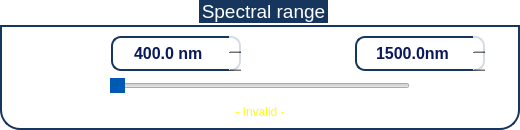
                      <widget class="QGroupBox" name="Spectral_range_3">
                       <property name="sizePolicy">
                        <sizepolicy hsizetype="Preferred" vsizetype="Fixed">
                         <horstretch>0</horstretch>
                         <verstretch>0</verstretch>
                        </sizepolicy>
                       </property>
                       <property name="minimumSize">
                        <size>
                         <width>520</width>
                         <height>130</height>
                        </size>
                       </property>
                       <property name="maximumSize">
                        <size>
                         <width>520</width>
                         <height>130</height>
                        </size>
                       </property>
                       <property name="font">
                        <font>
                         <family>Ubuntu</family>
                         <pointsize>14</pointsize>
                         <italic>false</italic>
                         <bold>false</bold>
                        </font>
                       </property>
                       <property name="styleSheet">
                        <string notr="true">
QGroupBox  {
	font: 14pt &quot;Ubuntu&quot;;
	background-color: rgba(255, 255, 255,70);
    border: 2px solid;
    border-color: #FF17365D;
    margin-top: 25px;
	margin-bottom: 0px;
    border-bottom-left-radius: 20px;
	border-bottom-right-radius: 20px;
}

QGroupBox::title  {
    subcontrol-origin: margin;
    subcontrol-position: top center;
    padding: 5px 8000px 5px 8000px;
    background-color: #FF17365D;
    color: rgb(255, 255, 255);
}
</string>
                       </property>
                       <property name="title">
                        <string>Spectral range</string>
                       </property>
                       <property name="alignment">
                        <set>Qt::AlignLeading|Qt::AlignLeft|Qt::AlignTop</set>
                       </property>
                       <property name="checked">
                        <bool>false</bool>
                       </property>
                       <layout class="QVBoxLayout" name="verticalLayout_34">
                        <property name="spacing">
                         <number>0</number>
                        </property>
                        <property name="leftMargin">
                         <number>0</number>
                        </property>
                        <property name="topMargin">
                         <number>7</number>
                        </property>
                        <property name="rightMargin">
                         <number>0</number>
                        </property>
                        <property name="bottomMargin">
                         <number>0</number>
                        </property>
                        <item>
                         <layout class="QHBoxLayout" name="horizontalLayout_50">
                          <property name="spacing">
                           <number>5</number>
                          </property>
                          <item>
                           <spacer name="horizontalSpacer_90">
                            <property name="orientation">
                             <enum>Qt::Horizontal</enum>
                            </property>
                            <property name="sizeType">
                             <enum>QSizePolicy::Fixed</enum>
                            </property>
                            <property name="sizeHint" stdset="0">
                             <size>
                              <width>20</width>
                              <height>20</height>
                             </size>
                            </property>
                           </spacer>
                          </item>
                          <item>
                           <widget class="QLabel" name="label_33">
                            <property name="minimumSize">
                             <size>
                              <width>50</width>
                              <height>0</height>
                             </size>
                            </property>
                            <property name="maximumSize">
                             <size>
                              <width>60</width>
                              <height>25</height>
                             </size>
                            </property>
                            <property name="font">
                             <font>
                              <family>Ubuntu</family>
                              <pointsize>14</pointsize>
                              <italic>false</italic>
                              <bold>false</bold>
                             </font>
                            </property>
                            <property name="layoutDirection">
                             <enum>Qt::RightToLeft</enum>
                            </property>
                            <property name="styleSheet">
                             <string notr="true">font: 14pt &quot;Ubuntu&quot;;
</string>
                            </property>
                            <property name="text">
                             <string>&lt;html&gt;&lt;head/&gt;&lt;body&gt;&lt;p&gt;&lt;span style=&quot; color:#ffffff;&quot;&gt;Initial:&lt;/span&gt;&lt;/p&gt;&lt;/body&gt;&lt;/html&gt;</string>
                            </property>
                            <property name="alignment">
                             <set>Qt::AlignRight|Qt::AlignTrailing|Qt::AlignVCenter</set>
                            </property>
                           </widget>
                          </item>
                          <item>
                           <widget class="QDoubleSpinBox" name="a1_4">
                            <property name="sizePolicy">
                             <sizepolicy hsizetype="Minimum" vsizetype="Fixed">
                              <horstretch>0</horstretch>
                              <verstretch>0</verstretch>
                             </sizepolicy>
                            </property>
                            <property name="minimumSize">
                             <size>
                              <width>120</width>
                              <height>30</height>
                             </size>
                            </property>
                            <property name="maximumSize">
                             <size>
                              <width>130</width>
                              <height>35</height>
                             </size>
                            </property>
                            <property name="font">
                             <font>
                              <family>Ubuntu</family>
                              <pointsize>12</pointsize>
                              <italic>false</italic>
                              <bold>true</bold>
                             </font>
                            </property>
                            <property name="styleSheet">
                             <string notr="true">
QDoubleSpinBox
{
color: rgb(10, 25, 90);
font: 700 12pt &quot;Ubuntu&quot;;
border: 2px solid;
border-color: #FF17365D;
background-color: rgba(255, 255, 255,210);
border-radius:10px;
}

QDoubleSpinBox::up-button
{
    border-left-width: 1px;
    border-left-color: darkgray;
    border-left-style: solid; /* just a single line */
    border-top-right-radius: 3px; /* same radius as the QComboBox */
    border-bottom-right-radius: 3px;
	image: url(:/icons/icons/arrow-up.png);
	width: 25;
}
QDoubleSpinBox::down-button
{
    border-left-width: 1px;
    border-left-color: darkgray;
    border-left-style: solid; /* just a single line */
    border-top-right-radius: 3px; /* same radius as the QComboBox */
    border-bottom-right-radius: 3px;
	image: url(:/icons/icons/arrow-down.png);
	width: 25;
}</string>
                            </property>
                            <property name="wrapping">
                             <bool>true</bool>
                            </property>
                            <property name="frame">
                             <bool>false</bool>
                            </property>
                            <property name="alignment">
                             <set>Qt::AlignCenter</set>
                            </property>
                            <property name="buttonSymbols">
                             <enum>QAbstractSpinBox::UpDownArrows</enum>
                            </property>
                            <property name="accelerated">
                             <bool>true</bool>
                            </property>
                            <property name="suffix">
                             <string> nm</string>
                            </property>
                            <property name="decimals">
                             <number>1</number>
                            </property>
                            <property name="minimum">
                             <double>400.000000000000000</double>
                            </property>
                            <property name="maximum">
                             <double>1800.000000000000000</double>
                            </property>
                            <property name="singleStep">
                             <double>0.100000000000000</double>
                            </property>
                           </widget>
                          </item>
                          <item>
                           <spacer name="horizontalSpacer_91">
                            <property name="orientation">
                             <enum>Qt::Horizontal</enum>
                            </property>
                            <property name="sizeType">
                             <enum>QSizePolicy::Fixed</enum>
                            </property>
                            <property name="sizeHint" stdset="0">
                             <size>
                              <width>20</width>
                              <height>20</height>
                             </size>
                            </property>
                           </spacer>
                          </item>
                          <item>
                           <widget class="QLabel" name="label_34">
                            <property name="minimumSize">
                             <size>
                              <width>50</width>
                              <height>0</height>
                             </size>
                            </property>
                            <property name="maximumSize">
                             <size>
                              <width>60</width>
                              <height>25</height>
                             </size>
                            </property>
                            <property name="font">
                             <font>
                              <family>Ubuntu</family>
                              <pointsize>14</pointsize>
                              <italic>false</italic>
                              <bold>false</bold>
                             </font>
                            </property>
                            <property name="layoutDirection">
                             <enum>Qt::RightToLeft</enum>
                            </property>
                            <property name="styleSheet">
                             <string notr="true">font: 14pt &quot;Ubuntu&quot;;</string>
                            </property>
                            <property name="text">
                             <string>&lt;html&gt;&lt;head/&gt;&lt;body&gt;&lt;p&gt;&lt;span style=&quot; color:#ffffff;&quot;&gt;Final:&lt;/span&gt;&lt;/p&gt;&lt;/body&gt;&lt;/html&gt;</string>
                            </property>
                            <property name="alignment">
                             <set>Qt::AlignRight|Qt::AlignTrailing|Qt::AlignVCenter</set>
                            </property>
                           </widget>
                          </item>
                          <item>
                           <widget class="QDoubleSpinBox" name="a2_4">
                            <property name="sizePolicy">
                             <sizepolicy hsizetype="Minimum" vsizetype="Fixed">
                              <horstretch>0</horstretch>
                              <verstretch>0</verstretch>
                             </sizepolicy>
                            </property>
                            <property name="minimumSize">
                             <size>
                              <width>120</width>
                              <height>30</height>
                             </size>
                            </property>
                            <property name="maximumSize">
                             <size>
                              <width>130</width>
                              <height>35</height>
                             </size>
                            </property>
                            <property name="font">
                             <font>
                              <family>Ubuntu</family>
                              <pointsize>12</pointsize>
                              <italic>false</italic>
                              <bold>true</bold>
                             </font>
                            </property>
                            <property name="styleSheet">
                             <string notr="true">
QDoubleSpinBox
{
color: rgb(10, 25, 90);
font: 700 12pt &quot;Ubuntu&quot;;
border: 2px solid;
border-color: #FF17365D;
background-color: rgba(255, 255, 255,210);
border-radius:10px;
}

QDoubleSpinBox::up-button
{
    border-left-width: 1px;
    border-left-color: darkgray;
    border-left-style: solid; /* just a single line */
    border-top-right-radius: 3px; /* same radius as the QComboBox */
    border-bottom-right-radius: 3px;
	image: url(:/icons/icons/arrow-up.png);
	width: 25;
}
QDoubleSpinBox::down-button
{
    border-left-width: 1px;
    border-left-color: darkgray;
    border-left-style: solid; /* just a single line */
    border-top-right-radius: 3px; /* same radius as the QComboBox */
    border-bottom-right-radius: 3px;
	image: url(:/icons/icons/arrow-down.png);
	width: 25;
}</string>
                            </property>
                            <property name="wrapping">
                             <bool>true</bool>
                            </property>
                            <property name="frame">
                             <bool>false</bool>
                            </property>
                            <property name="alignment">
                             <set>Qt::AlignCenter</set>
                            </property>
                            <property name="buttonSymbols">
                             <enum>QAbstractSpinBox::UpDownArrows</enum>
                            </property>
                            <property name="accelerated">
                             <bool>true</bool>
                            </property>
                            <property name="suffix">
                             <string>nm</string>
                            </property>
                            <property name="decimals">
                             <number>1</number>
                            </property>
                            <property name="minimum">
                             <double>401.000000000000000</double>
                            </property>
                            <property name="maximum">
                             <double>1800.000000000000000</double>
                            </property>
                            <property name="singleStep">
                             <double>0.100000000000000</double>
                            </property>
                            <property name="value">
                             <double>1500.000000000000000</double>
                            </property>
                           </widget>
                          </item>
                          <item>
                           <spacer name="horizontalSpacer_92">
                            <property name="orientation">
                             <enum>Qt::Horizontal</enum>
                            </property>
                            <property name="sizeType">
                             <enum>QSizePolicy::Fixed</enum>
                            </property>
                            <property name="sizeHint" stdset="0">
                             <size>
                              <width>20</width>
                              <height>20</height>
                             </size>
                            </property>
                           </spacer>
                          </item>
                         </layout>
                        </item>
                        <item>
                         <layout class="QHBoxLayout" name="horizontalLayout_51">
                          <property name="spacing">
                           <number>0</number>
                          </property>
                          <item>
                           <spacer name="horizontalSpacer_93">
                            <property name="orientation">
                             <enum>Qt::Horizontal</enum>
                            </property>
                            <property name="sizeType">
                             <enum>QSizePolicy::Expanding</enum>
                            </property>
                            <property name="sizeHint" stdset="0">
                             <size>
                              <width>40</width>
                              <height>5</height>
                             </size>
                            </property>
                           </spacer>
                          </item>
                          <item>
                           <widget class="QSlider" name="wavw_slider_2">
                            <property name="minimumSize">
                             <size>
                              <width>300</width>
                              <height>25</height>
                             </size>
                            </property>
                            <property name="maximumSize">
                             <size>
                              <width>16777215</width>
                              <height>25</height>
                             </size>
                            </property>
                            <property name="styleSheet">
                             <string notr="true">
QSlider::handle:horizontal {
	background-color: rgb(0,90,180);
    width:64px;
    height:64px;
}

</string>
                            </property>
                            <property name="minimum">
                             <number>40</number>
                            </property>
                            <property name="maximum">
                             <number>150</number>
                            </property>
                            <property name="orientation">
                             <enum>Qt::Horizontal</enum>
                            </property>
                           </widget>
                          </item>
                          <item>
                           <spacer name="horizontalSpacer_94">
                            <property name="orientation">
                             <enum>Qt::Horizontal</enum>
                            </property>
                            <property name="sizeType">
                             <enum>QSizePolicy::Expanding</enum>
                            </property>
                            <property name="sizeHint" stdset="0">
                             <size>
                              <width>40</width>
                              <height>5</height>
                             </size>
                            </property>
                           </spacer>
                          </item>
                         </layout>
                        </item>
                        <item>
                         <widget class="QLabel" name="label_35">
                          <property name="maximumSize">
                           <size>
                            <width>16777215</width>
                            <height>25</height>
                           </size>
                          </property>
                          <property name="styleSheet">
                           <string notr="true">font: 14pt &quot;Ubuntu&quot;;
</string>
                          </property>
                          <property name="text">
                           <string>&lt;html&gt;&lt;head/&gt;&lt;body&gt;&lt;p&gt;&lt;span style=&quot; color:#ffff00;&quot;&gt;- Invalid -&lt;/span&gt;&lt;/p&gt;&lt;/body&gt;&lt;/html&gt;</string>
                          </property>
                          <property name="alignment">
                           <set>Qt::AlignCenter</set>
                          </property>
                         </widget>
                        </item>
                       </layout>
                      </widget>
